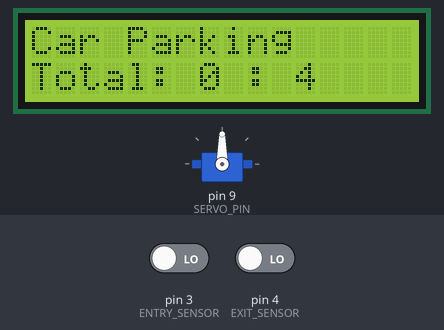
Simulated run of this sketch. Board: Arduino Uno, built with avr-gcc and run on an emulated ATmega328P. Shown: servo, 16×2 character LCD. The inputs (shaded band) are chosen by the test bench; at power-on: pin 3 (ENTRY_SENSOR) LOW, pin 4 (EXIT_SENSOR) LOW.

Above: at 1.2 s.
1.3 s: pin 3 (ENTRY_SENSOR) driven HIGH
At 4.2 s:
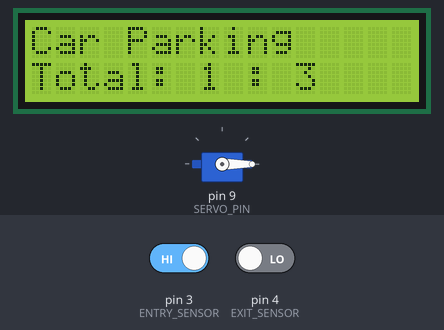
4.3 s: pin 4 (EXIT_SENSOR) driven HIGH
At 5.7 s:
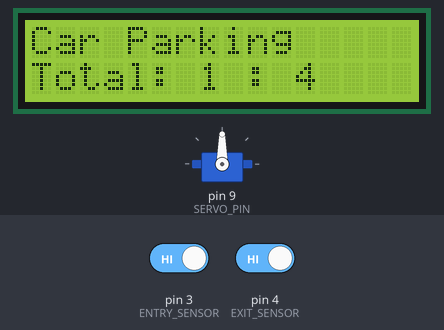
Timing chart, 0 to 8.3 s (numbered marks = the images above; inputs shaded):
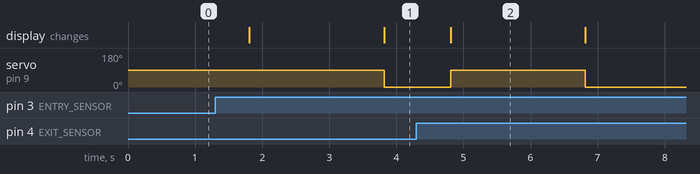

The sketch:

code.ino
```cpp
#include <Wire.h>        // include the I2C library
#include <LiquidCrystal_I2C.h>   // include the LCD I2C library
#include <Servo.h>

#define ENTRY_SENSOR 3   // define the digital pin for entry sensor
#define EXIT_SENSOR 4    // define the digital pin for exit sensor
#define SERVO_PIN 9      // define the digital pin for servo motor

#define TOTAL_SLOTS 4    // define the total number of parking slots

LiquidCrystal_I2C lcd(0x27, 16, 2);  // initialize the LCD I2C object

Servo myServo;

int car_count = 0;   // initialize the car count to zero
bool entry_flag = false;  // initialize the entry flag to false
bool exit_flag = false;   // initialize the exit flag to false

void setup() {
  myServo.attach(SERVO_PIN);
  pinMode(ENTRY_SENSOR, INPUT);   // set the entry sensor pin as input
  pinMode(EXIT_SENSOR, INPUT);    // set the exit sensor pin as input
  pinMode(SERVO_PIN, OUTPUT);     // set the servo motor pin as output

  lcd.init();         // initialize the LCD I2C
  lcd.backlight();    // turn on the backlight
  lcd.setCursor(0, 0);   // set the cursor to the first row
  lcd.print("Car Parking");  // print the header
  lcd.setCursor(0, 1);   // set the cursor to the second row
  lcd.print("Available: 4"); // print the available slots
}

void loop() {
  if (digitalRead(ENTRY_SENSOR) == HIGH && !entry_flag) {  // check if the entry sensor is triggered and the flag is false
    if (car_count < TOTAL_SLOTS) {  // check if there is an available parking slot
      digitalWrite(SERVO_PIN, HIGH);  // open the servo motor gate
      delay(500);  // wait for half a second
      digitalWrite(SERVO_PIN, LOW);   // close the servo motor gate
      car_count++;   // increment the car count
      lcd.setCursor(11, 1);   // set the cursor to the second row, column 11
      lcd.print(TOTAL_SLOTS - car_count);  // update the available slots on the LCD

      myServo.write(90); // rotate the servo 90 degrees
      delay(2000); // wait for 2 seconds
      myServo.write(0); // rotate the servo back to 0 degrees

      entry_flag = true;   // set the entry flag to true
    }
  }
  else if (digitalRead(EXIT_SENSOR) == HIGH && !exit_flag) {  // check if the exit sensor is triggered and the flag is false
    if (car_count > 0) {  // check if there is a parked car
      digitalWrite(SERVO_PIN, HIGH);  // open the servo motor gate
      delay(500);  // wait for half a second
      digitalWrite(SERVO_PIN, LOW);   // close the servo motor gate
      car_count--;   // decrement the car count
      lcd.setCursor(11, 1);   // set the
      lcd.print(TOTAL_SLOTS - car_count); // update the available slots on the on the LCD

      myServo.write(90); // rotate the servo 90 degrees
      delay(2000); // wait for 2 seconds
      myServo.write(0); // rotate the servo back to 0 degrees

 exit_flag = true; // set the exit flag to true
 }
 }

 if (digitalRead(ENTRY_SENSOR) == LOW && entry_flag) { // check if the entry sensor is not triggered and the flag is the flag is true
 entry_flag = false; // set the entry flag to false
 }
 if (digitalRead(EXIT_SENSOR) == LOW && exit_flag) { // check if the exit sensor is not triggered and the flag is true
 exit_flag = false; // set the exit flag to false
 }

 lcd.setCursor(0, 1); // set the cursor to the second row
 lcd.print("Total: "); // print the total number of parked cars on the LCD
 lcd.print(car_count); // print the car count on the LCD
 lcd.print(" "); // clear any remaining digits on the LCD
}
```

Measured:
- after the input at 1.3 s, servo on pin 9 (SERVO_PIN): 90° → 0° after 2.5 s; the display: first changes after 0.51 s (image 1 shows a later state)
- after the input at 4.3 s, servo on pin 9 (SERVO_PIN): 0° → 90° after 0.51 s, → 0° 2.0 s later; the display: changes after 0.51 s (image 2)
